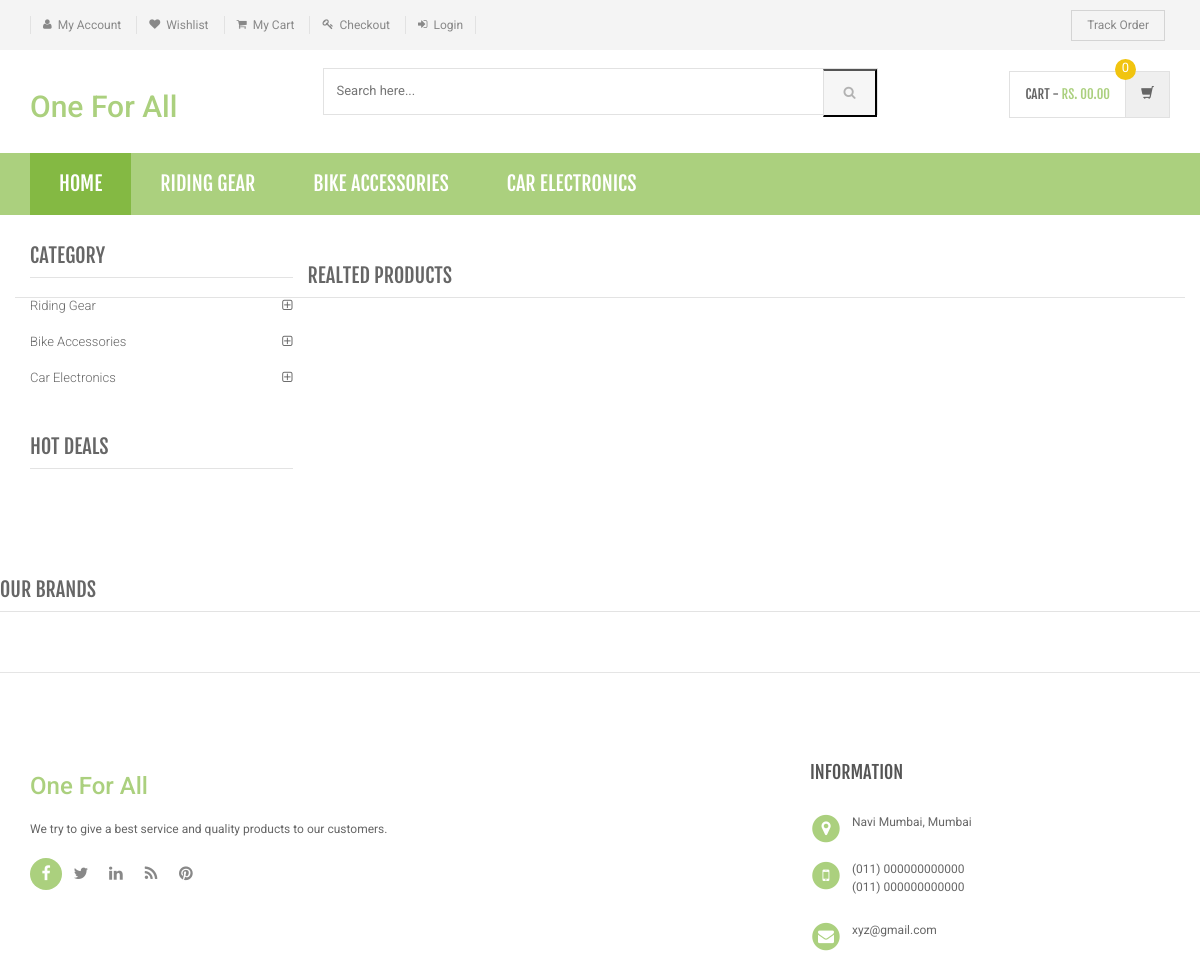
Page /product-details.php on the committed database.
### tables this page shows
CREATE TABLE `category` (
  `id` int(11) NOT NULL,
  `categoryName` varchar(255) NOT NULL,
  `categoryDescription` longtext NOT NULL,
  `creationDate` timestamp NOT NULL DEFAULT CURRENT_TIMESTAMP,
  `updationDate` varchar(255) NOT NULL
);

### product-details.php (the view, shortened to what this page needs)
<?php
include('includes/config.php');
?>
<!DOCTYPE html>
<html lang="en">
	<head>
	    <link rel="stylesheet" href="assets/css/bootstrap.min.css">
	    <link rel="stylesheet" href="assets/css/main.css">
	    <link rel="stylesheet" href="assets/css/green.css">
	    <link rel="stylesheet" href="assets/css/owl.carousel.css">
		<link rel="stylesheet" href="assets/css/owl.transitions.css">
		<link href="assets/css/lightbox.css" rel="stylesheet">
		<link rel="stylesheet" href="assets/css/animate.min.css">
		<link rel="stylesheet" href="assets/css/rateit.css">
		<link rel="stylesheet" href="assets/css/bootstrap-select.min.css">
		<link rel="stylesheet" href="assets/css/config.css">
		<link href="assets/css/green.css" rel="alternate stylesheet" title="Green color">
		<link href="assets/css/blue.css" rel="alternate stylesheet" title="Blue color">
		<link href="assets/css/red.css" rel="alternate stylesheet" title="Red color">
		<link href="assets/css/orange.css" rel="alternate stylesheet" title="Orange color">
		<link href="assets/css/dark-green.css" rel="alternate stylesheet" title="Darkgreen color">
		<link rel="stylesheet" href="assets/css/font-awesome.min.css">
	</head>
    <body class="cnt-home">
<header class="header-style-1">
<?php include('includes/top-header.php');?>
<?php include('includes/main-header.php');?>
<?php include('includes/menu-bar.php');?>
</header>
<div class="body-content outer-top-xs">
	<div class='container'>
		<div class='row single-product outer-bottom-sm '>
			<div class='col-md-3 sidebar'>
				<div class="sidebar-module-container">
<div class="sidebar-widget outer-bottom-xs wow fadeInUp">
	<h3 class="section-title">Category</h3>
	<div class="sidebar-widget-body m-t-10">
		<div class="accordion">
		            <?php $sql=mysqli_query($bd,"select id,categoryName  from category");
while($row=mysqli_fetch_array($sql))
{
    ?>
	    	<div class="accordion-group">
	            <div class="accordion-heading">
	                <a href="category.php?cid=<?php echo $row['id'];?>"  class="accordion-toggle collapsed">
	                   <?php echo $row['categoryName'];?>
	                </a>
	            </div>
	        </div>
	        <?php } ?>
	    </div>
	</div>
</div>
<div class="sidebar-widget hot-deals wow fadeInUp">
	<h3 class="section-title">hot deals</h3>
</div>
				</div>
			</div>
<section class="section featured-product wow fadeInUp">
	<h3 class="section-title">Realted Products </h3>
</section>
			</div>
		</div>
<?php include('includes/brands-slider.php');?>
</div>
<?php include('includes/footer.php');?>
</body>
</html>

### includes/menu-bar.php (shortened to what this page needs)
<div class="header-nav animate-dropdown">
    <div class="container">
        <div class="yamm navbar navbar-default" role="navigation">
            <div class="nav-bg-class">
                <div class="navbar-collapse collapse" id="mc-horizontal-menu-collapse">
	<div class="nav-outer">
		<ul class="nav navbar-nav">
			<li class="active dropdown yamm-fw">
				<a href="index.php" data-hover="dropdown" class="dropdown-toggle">Home</a>
			</li>
              <?php $sql=mysqli_query($bd,"select id,categoryName  from category limit 6");
while($row=mysqli_fetch_array($sql))
{
    ?>
			<li class="dropdown yamm">
				<a href="category.php?cid=<?php echo $row['id'];?>"> <?php echo $row['categoryName'];?></a>
			</li>
			<?php } ?>
		</ul>
		<div class="clearfix"></div>
	</div>
</div>
            </div>
        </div>
    </div>
</div>

### assets/css/green.css (style rules this page uses)
a { color: #abd07e; }
.header-style-1 .header-nav { background: #abd07e; }
.cnt-home .header-style-1 .header-nav .navbar .navbar-nav > li.active { background: #84b943; }
.sidebar .sidebar-module-container .sidebar-widget .sidebar-widget-body .accordion .accordion-group .accordion-heading .accordion-toggle, .sidebar .sidebar-module-container .sidebar-widget .sidebar-widget-body .accordion .accordion-group .accordion-heading .accordion-toggle:hover, .sidebar .sidebar-module-container .sidebar-widget .sidebar-widget-body .accordion .accordion-group .accordion-heading .accordion-toggle:focus, .sidebar .sidebar-module-container .sidebar-widget .sidebar-widget-body .accordion .accordion-group .accordion-heading .accordion-toggle:after { color: #abd07e; }

### assets/css/lightbox.css (style rules this page uses)
body:after { content: url(../images/close.png) url(../images/loading.gif) url(../images/prev.png) url(../images/next.png); display: none; }

### assets/css/blue.css (style rules this page uses)
a { color: #3498db; }
.header-style-1 .header-nav { background: #3498db; }
.cnt-home .header-style-1 .header-nav .navbar .navbar-nav > li.active { background: #1d6ca1; }
.sidebar .sidebar-module-container .sidebar-widget .sidebar-widget-body .accordion .accordion-group .accordion-heading .accordion-toggle, .sidebar .sidebar-module-container .sidebar-widget .sidebar-widget-body .accordion .accordion-group .accordion-heading .accordion-toggle:hover, .sidebar .sidebar-module-container .sidebar-widget .sidebar-widget-body .accordion .accordion-group .accordion-heading .accordion-toggle:focus, .sidebar .sidebar-module-container .sidebar-widget .sidebar-widget-body .accordion .accordion-group .accordion-heading .accordion-toggle:after { color: #3498db; }

### assets/css/red.css (style rules this page uses)
a { color: #ff6c6c; }
.header-style-1 .header-nav { background: #ff6c6c; }
.cnt-home .header-style-1 .header-nav .navbar .navbar-nav > li.active { background: #ff1a1a; }
.sidebar .sidebar-module-container .sidebar-widget .sidebar-widget-body .accordion .accordion-group .accordion-heading .accordion-toggle, .sidebar .sidebar-module-container .sidebar-widget .sidebar-widget-body .accordion .accordion-group .accordion-heading .accordion-toggle:hover, .sidebar .sidebar-module-container .sidebar-widget .sidebar-widget-body .accordion .accordion-group .accordion-heading .accordion-toggle:focus, .sidebar .sidebar-module-container .sidebar-widget .sidebar-widget-body .accordion .accordion-group .accordion-heading .accordion-toggle:after { color: #ff6c6c; }

### assets/css/orange.css (style rules this page uses)
a { color: #f39c12; }
.header-style-1 .header-nav { background: #f39c12; }
.cnt-home .header-style-1 .header-nav .navbar .navbar-nav > li.active { background: #ab6c09; }
.sidebar .sidebar-module-container .sidebar-widget .sidebar-widget-body .accordion .accordion-group .accordion-heading .accordion-toggle, .sidebar .sidebar-module-container .sidebar-widget .sidebar-widget-body .accordion .accordion-group .accordion-heading .accordion-toggle:hover, .sidebar .sidebar-module-container .sidebar-widget .sidebar-widget-body .accordion .accordion-group .accordion-heading .accordion-toggle:focus, .sidebar .sidebar-module-container .sidebar-widget .sidebar-widget-body .accordion .accordion-group .accordion-heading .accordion-toggle:after { color: #f39c12; }

### assets/css/dark-green.css (style rules this page uses)
a { color: #12cca7; }
.header-style-1 .header-nav { background: #12cca7; }
.cnt-home .header-style-1 .header-nav .navbar .navbar-nav > li.active { background: #0b816a; }
.sidebar .sidebar-module-container .sidebar-widget .sidebar-widget-body .accordion .accordion-group .accordion-heading .accordion-toggle, .sidebar .sidebar-module-container .sidebar-widget .sidebar-widget-body .accordion .accordion-group .accordion-heading .accordion-toggle:hover, .sidebar .sidebar-module-container .sidebar-widget .sidebar-widget-body .accordion .accordion-group .accordion-heading .accordion-toggle:focus, .sidebar .sidebar-module-container .sidebar-widget .sidebar-widget-body .accordion .accordion-group .accordion-heading .accordion-toggle:after { color: #12cca7; }

### rows in the picture
category: categoryName "RIDING GEAR", categoryName "Riding Gear"
category: categoryName "BIKE ACCESSORIES", categoryName "Bike Accessories"
category: categoryName "CAR ELECTRONICS", categoryName "Car Electronics"
